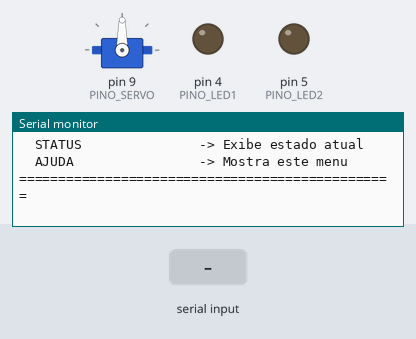
This sketch was run on a simulated Arduino Uno, built with avr-gcc and run on an emulated ATmega328P. Parts: servo, output pins drawn as LEDs (lit = HIGH), the last lines printed to the serial monitor. The test bench sets the inputs (shaded band).

Above: at 1.6 s.
1.7 s: "90,45\n" received over Serial
At 2.1 s:
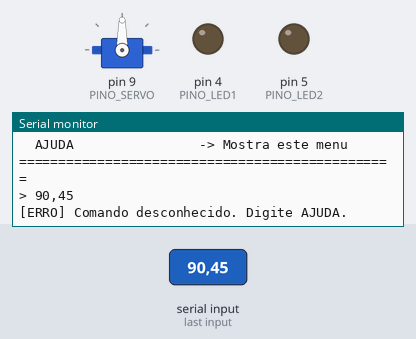
3.2 s: "0\n" received over Serial
At 4.2 s:
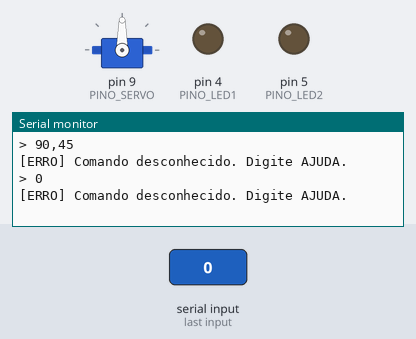

The sketch:

p78_painel_de_comandos_pelo_monitor_serial.ino
```cpp
// ============================================================================
// Projeto 78 — Painel de Comandos pelo Monitor Serial
// Placa: Arduino Uno R3 (ATmega328P) | Bibliotecas: Servo
// Material: 80 Projetos Arduino
// Interpretador de comandos CLI via USB para controlar 2 LEDs e Servo SG90
// ============================================================================

#include <Servo.h>

const byte PINO_LED1  = 4; // LED 1 Verde
const byte PINO_LED2  = 5; // LED 2 Vermelho
const byte PINO_SERVO = 9; // Servo Motor SG90

Servo meuServo;
bool estadoLed1 = false;
bool estadoLed2 = false;
int anguloAtual = 90;

void imprimirMenu() {
  Serial.println(F("================================================"));
  Serial.println(F("COMANDOS DISPONIVEIS (digite e tecle Enter):"));
  Serial.println(F("  LED1 ON  / LED1 OFF  -> Liga/desliga LED Verde"));
  Serial.println(F("  LED2 ON  / LED2 OFF  -> Liga/desliga LED Vermelho"));
  Serial.println(F("  SERVO <0 a 180>      -> Ex.: SERVO 45 ou SERVO 180"));
  Serial.println(F("  STATUS               -> Exibe estado atual"));
  Serial.println(F("  AJUDA                -> Mostra este menu"));
  Serial.println(F("================================================"));
}

void setup() {
  Serial.begin(9600);
  Serial.setTimeout(150);

  pinMode(PINO_LED1, OUTPUT);
  pinMode(PINO_LED2, OUTPUT);
  digitalWrite(PINO_LED1, LOW);
  digitalWrite(PINO_LED2, LOW);

  meuServo.attach(PINO_SERVO);
  meuServo.write(anguloAtual);

  Serial.println(F("Sistema pronto! Painel de Comandos Serial (digite AJUDA)."));
  imprimirMenu();
}

void loop() {
  if (Serial.available() > 0) {
    String cmd = Serial.readStringUntil('\n');
    cmd.trim();
    cmd.toUpperCase();
    if (cmd.length() == 0) return;

    Serial.print(F("> "));
    Serial.println(cmd);

    if (cmd == F("LED1 ON")) {
      estadoLed1 = true;
      digitalWrite(PINO_LED1, HIGH);
      Serial.println(F("[OK] LED 1 (Verde) ACESO."));
    } else if (cmd == F("LED1 OFF")) {
      estadoLed1 = false;
      digitalWrite(PINO_LED1, LOW);
      Serial.println(F("[OK] LED 1 (Verde) APAGADO."));
    } else if (cmd == F("LED2 ON")) {
      estadoLed2 = true;
      digitalWrite(PINO_LED2, HIGH);
      Serial.println(F("[OK] LED 2 (Vermelho) ACESO."));
    } else if (cmd == F("LED2 OFF")) {
      estadoLed2 = false;
      digitalWrite(PINO_LED2, LOW);
      Serial.println(F("[OK] LED 2 (Vermelho) APAGADO."));
    } else if (cmd.startsWith(F("SERVO "))) {
      int ang = cmd.substring(6).toInt();
      ang = constrain(ang, 0, 180);
      anguloAtual = ang;
      meuServo.write(anguloAtual);
      Serial.print(F("[OK] Servo posicionado em "));
      Serial.print(anguloAtual);
      Serial.println(F(" graus."));
    } else if (cmd == F("STATUS")) {
      Serial.println(F("--- STATUS DO SISTEMA ---"));
      Serial.print(F("LED1: "));
      Serial.print(estadoLed1 ? F("ON") : F("OFF"));
      Serial.print(F(" | LED2: "));
      Serial.print(estadoLed2 ? F("ON") : F("OFF"));
      Serial.print(F(" | Servo: "));
      Serial.print(anguloAtual);
      Serial.println(F(" graus"));
    } else if (cmd == F("AJUDA")) {
      imprimirMenu();
    } else {
      Serial.println(F("[ERRO] Comando desconhecido. Digite AJUDA."));
    }
  }
}
```

Measured:
- after the input at 1.7 s, the serial monitor: prints a new line at once (image 1)
- after the input at 3.2 s, the serial monitor: prints a new line at once (image 2)
